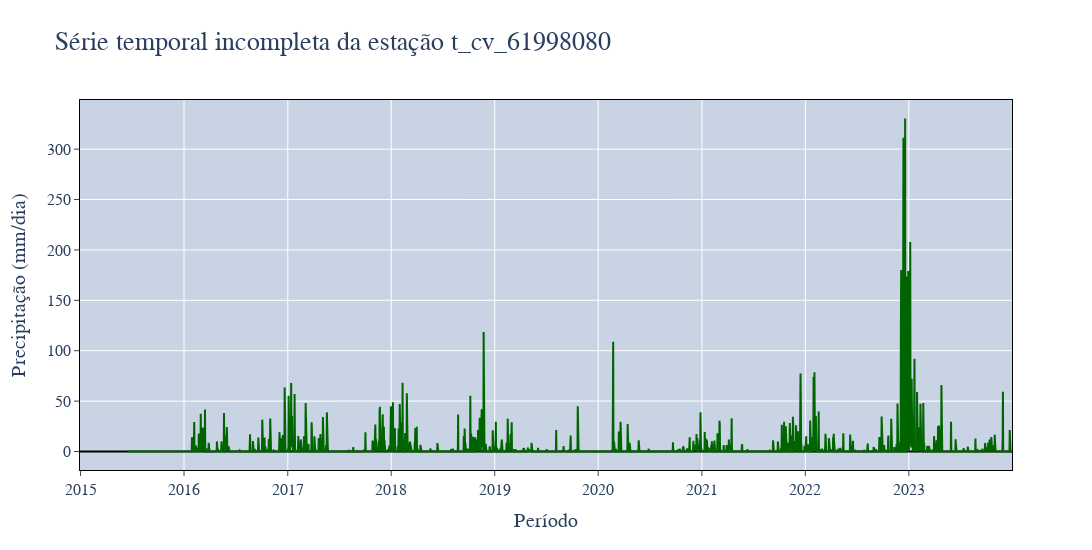

The code cell stored with this chart in its notebook:
### Code cell
plot_serie_temporal(
    dataset=df,
    coluna="t_cv_61998080",
    tp_coluna="chuva",
    plot_title="Série temporal incompleta da estação {}".format("t_cv_61998080"),
    line_color="darkgreen",
    short_name="t_cv_61998080",
    pasta_resultados=pasta_resultados+"aed/",
    salvar=SALVAR_PLOTS
)

### Figure 1 — Plotly figure (JSON) as saved in the notebook; plotly's stock layout.template omitted (floating-point values rounded to 4 significant figures; data arrays with more than 128 entries replaced by an {"elided": "..."} marker saying what was removed)
{"data": [{"line": {"color": "darkgreen", "width": 2}, "mode": "lines", "name": "t_cv_61998080", "type": "scatter", "x": {"elided": "3289 str values"}, "y": {"elided": "3289 float values"}}], "layout": {"height": 550, "hovermode": "x unified", "plot_bgcolor": "#c8d4e3", "title": {"font": {"family": "system-ui", "size": 26}, "text": "Série temporal incompleta da estação t_cv_61998080"}, "width": 1150, "xaxis": {"linecolor": "black", "mirror": true, "showline": true, "tickfont": {"family": "system-ui", "size": 16}, "ticks": "outside", "title": {"font": {"family": "system-ui", "size": 20}, "text": "Período"}}, "yaxis": {"linecolor": "black", "mirror": true, "showline": true, "tickfont": {"family": "system-ui", "size": 16}, "ticks": "outside", "title": {"font": {"family": "system-ui", "size": 20}, "text": "Precipitação (mm/dia)"}, "zerolinecolor": "black"}}}
